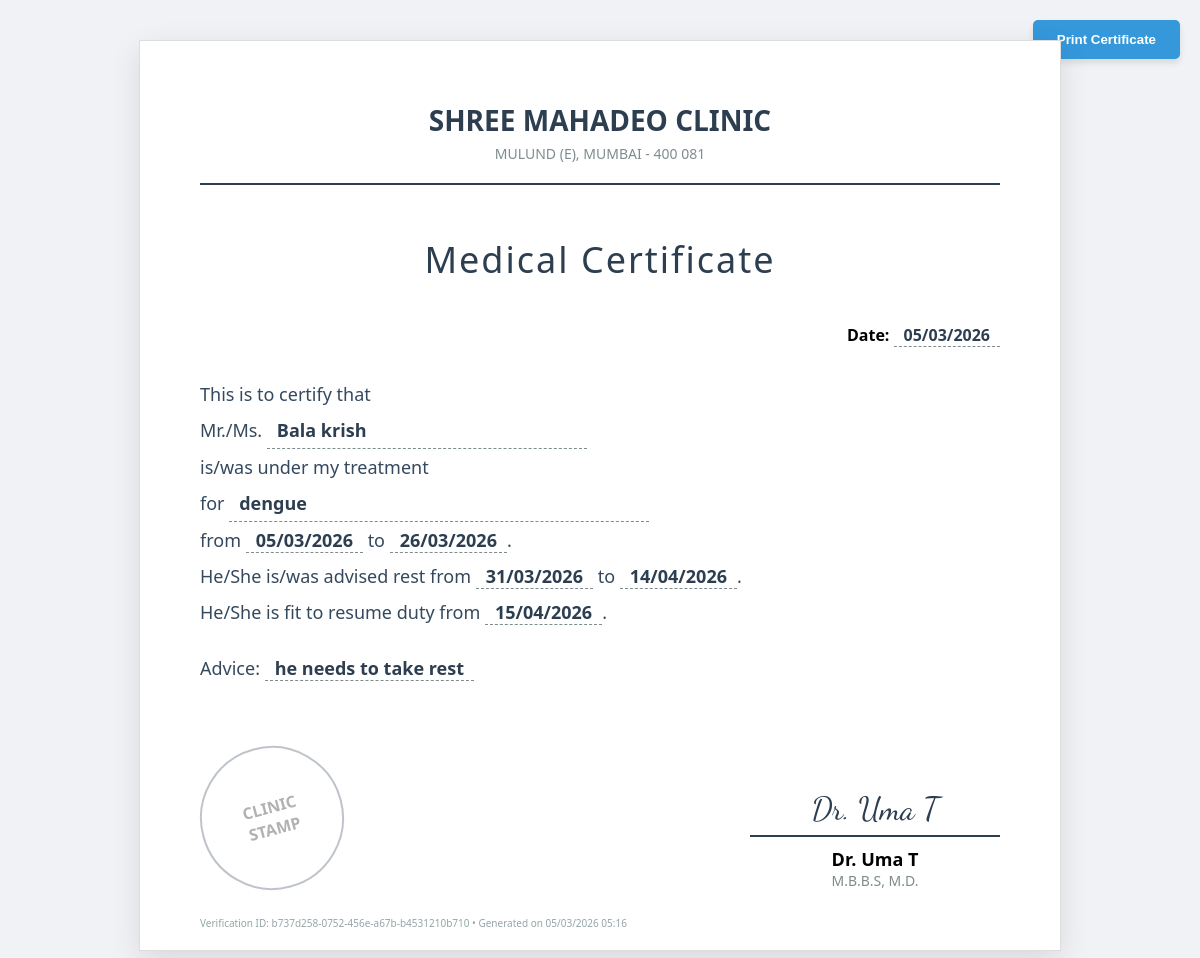
The app's page /certificates/view/b737d258-0752-456e-a67b-b4531210b710/ (signed in) with its own data.
### core/models.py (models this page shows, shortened)
class User(AbstractUser):
    ROLE_CHOICES = (
        ('admin', 'Admin'),
        ('doctor', 'Doctor'),
        ('researcher', 'Researcher'),
        ('patient', 'Patient'),
    )
    STATUS_CHOICES = (
        ('pending', 'Pending Approval'),
        ('approved', 'Approved'),
        ('rejected', 'Rejected'),
    )
    RISK_LEVEL_CHOICES = (
        ('low', 'Low'),
        ('medium', 'Medium'),
        ('high', 'High'),
        ('critical', 'Critical'),
    )
    role = models.CharField(max_length=20, choices=ROLE_CHOICES, default='patient')
    status = models.CharField(max_length=20, choices=STATUS_CHOICES, default='pending')
    email = models.EmailField(unique=True)
    full_name = models.CharField(max_length=255, blank=True)
    phone_regex = RegexValidator(regex=r'^\+?1?\d{9,15}$',
                                message="Phone number must be entered in the format: '+999999999'. Up to 15 digits allowed.")
    phone = models.CharField(validators=[phone_regex], max_length=17, blank=True)
    address = models.TextField(blank=True)
    date_of_birth = models.DateField(null=True, blank=True)
    profile_picture = models.ImageField(upload_to='profile_pics/', null=True, blank=True)
    specialization = models.CharField(max_length=100, blank=True)  # Doctor
    license_number = models.CharField(max_length=50, blank=True)  # Doctor
    institution = models.CharField(max_length=200, blank=True)  # Researcher
    research_area = models.TextField(blank=True)  # Researcher
    qualifications = models.CharField(max_length=255, blank=True)  # e.g., M.B.B.S, M.D.
    clinic_name = models.CharField(max_length=255, blank=True)
    clinic_address = models.TextField(blank=True)
    signature = models.ImageField(upload_to='signatures/', null=True, blank=True)
    biography = models.TextField(blank=True)
    risk_level = models.CharField(max_length=20, choices=RISK_LEVEL_CHOICES, blank=True)
    ml_confidence_score = models.FloatField(default=0.0)
    last_analysis = models.DateTimeField(null=True, blank=True)
    created_at = models.DateTimeField(auto_now_add=True)
    updated_at = models.DateTimeField(auto_now=True)
    is_verified = models.BooleanField(default=False)
    verification_token = models.UUIDField(default=uuid.uuid4, editable=False)
    class Meta:
        ordering = ['-date_joined']
    def get_full_name(self):
        if self.full_name:
            return self.full_name
        return super().get_full_name()

class MedicalCertificate(models.Model):
    certificate_id = models.UUIDField(default=uuid.uuid4, editable=False, unique=True)
    patient = models.ForeignKey(User, on_delete=models.CASCADE, related_name='received_certificates')
    doctor = models.ForeignKey(User, on_delete=models.CASCADE, related_name='issued_certificates')
    diagnosis = models.TextField()
    treatment_from = models.DateField()
    treatment_to = models.DateField(null=True, blank=True)
    rest_advised_from = models.DateField(null=True, blank=True)
    rest_advised_to = models.DateField(null=True, blank=True)
    fit_to_resume_date = models.DateField(null=True, blank=True)
    additional_advice = models.TextField(blank=True)
    issued_date = models.DateField(default=timezone.now)
    created_at = models.DateTimeField(auto_now_add=True)
    updated_at = models.DateTimeField(auto_now=True)
    class Meta:
        ordering = ['-issued_date', '-created_at']
        verbose_name = "Medical Certificate"
        verbose_name_plural = "Medical Certificates"

### core/views/emr_certificate_views.py (the view)
# urls.py: path('certificates/view/<uuid:certificate_id>/', emr_certificate_views.view_certificate, name='view_certificate'),
@login_required
def view_certificate(request, certificate_id):
    certificate = get_object_or_404(MedicalCertificate, certificate_id=certificate_id)
    if not (request.user == certificate.doctor or request.user == certificate.patient or request.user.is_admin()):
        messages.error(request, "You don't have permission to view this certificate.")
        return redirect('dashboard_redirect')
    context = {
        'certificate': certificate,
        'doctor': certificate.doctor,
        'patient': certificate.patient,
        'page_title': 'Medical Certificate'
    }
    return render(request, 'core/medical_certificate_print.html', context)

### templates/core/medical_certificate_print.html (shortened to what this page needs)
<!DOCTYPE html>
<html lang="en">
<head>
</head>
<body>
    <button class="print-btn" onclick="window.print()">Print Certificate</button>
    <div class="certificate-container">
        <div class="header">
            <div class="clinic-name">{{ doctor.clinic_name|default:"SHREE MAHADEO CLINIC" }}</div>
            <div class="clinic-info">{{ doctor.clinic_address|default:"MULUND (E), MUMBAI - 400 081" }}</div>
        </div>
        <div class="title">Medical Certificate</div>
        <div class="date-row">
            Date: <span class="field-value">{{ certificate.issued_date|date:"d/m/Y" }}</span>
        </div>
        <div class="content">
            This is to certify that <br>
            <span class="field-label">Mr./Ms.</span> <span class="field-value"
                style="min-width: 300px; display: inline-block;">{{ patient.full_name|default:patient.get_full_name|default:patient.username }}</span> <br>
            is/was under my treatment <br>
            <span class="field-label">for</span> <span class="field-value"
                style="min-width: 400px; display: inline-block;">{{ certificate.diagnosis }}</span> <br>
            <span class="field-label">from</span> <span class="field-value">{{ certificate.treatment_from|date:"d/m/Y" }}</span>
            <span class="field-label">to</span> <span class="field-value">{{ certificate.treatment_to|date:"d/m/Y"|default:"-" }}</span>. <br>
            {% if certificate.rest_advised_from %}
            He/She is/was advised rest from <span class="field-value">{{ certificate.rest_advised_from|date:"d/m/Y" }}</span>
            to <span class="field-value">{{ certificate.rest_advised_to|date:"d/m/Y"|default:"-" }}</span>. <br>
            {% endif %}
            {% if certificate.fit_to_resume_date %}
            He/She is fit to resume duty from <span class="field-value">{{ certificate.fit_to_resume_date|date:"d/m/Y" }}</span>. <br>
            {% endif %}
            {% if certificate.additional_advice %}
            <div style="margin-top: 20px;">
                <span class="field-label">Advice:</span> <span class="field-value">{{ certificate.additional_advice }}</span>
            </div>
            {% endif %}
        </div>
        <div class="footer">
            <div class="stamp-box"
                style="border: 2px solid #2c3e50; padding: 10px; width: 120px; height: 120px; border-radius: 50%; display: flex; align-items: center; justify-content: center; opacity: 0.3; transform: rotate(-15deg);">
                <span style="font-weight: bold; text-align: center;">CLINIC<br>STAMP</span>
            </div>
            <div class="signature-box">
                {% if doctor.signature %}
                <img src="{{ doctor.signature.url }}" alt="Signature" class="signature-img">
                {% else %}
                <p class="digital-signature">Dr. {{ doctor.get_full_name|default:doctor.username }}</p>
                {% endif %}
                <div class="signature-line"></div>
                <div class="doctor-name">Dr. {{ doctor.get_full_name|default:doctor.username }}</div>
                <div class="doctor-meta">{{ doctor.qualifications|default:"M.B.B.S, M.D." }}</div>
            </div>
        </div>
        <div class="verification-info">
            Verification ID: {{ certificate.certificate_id }} • Generated on {{ certificate.created_at|date:"d/m/Y H:i" }}
        </div>
    </div>
</body>
</html>

### templates/core/medical_certificate_print.html (style rules this page uses)
body { font-family: 'Segoe UI', Tahoma, Geneva, Verdana, sans-serif; background-color: #f0f2f5; margin: 0; padding: 40px; display: flex; justify-content: center; }
.certificate-container { background-color: white; width: 800px; padding: 60px; box-shadow: 0 10px 30px rgba(0, 0, 0, 0.1); position: relative; border: 1px solid #ddd; }
.header { text-align: center; margin-bottom: 50px; border-bottom: 2px solid #2c3e50; padding-bottom: 20px; }
.clinic-name { font-size: 28px; font-weight: bold; color: #2c3e50; text-transform: uppercase; margin-bottom: 5px; }
.clinic-info { font-size: 14px; color: #7f8c8d; }
.title { font-size: 36px; font-weight: 300; text-align: center; margin-bottom: 40px; color: #2c3e50; letter-spacing: 2px; }
.date-row { text-align: right; margin-bottom: 30px; font-weight: bold; }
.content { font-size: 18px; line-height: 2; color: #34495e; margin-bottom: 50px; }
.field-label { font-weight: 300; }
.field-value { font-weight: 600; border-bottom: 1px dashed #7f8c8d; padding: 0 10px; color: #2c3e50; }
.footer { margin-top: 60px; display: flex; justify-content: space-between; align-items: flex-end; }
.signature-box { text-align: center; width: 250px; }
.digital-signature { font-family: 'Dancing Script', cursive; font-size: 32px; color: #2c3e50; margin-bottom: 0; line-height: 1; }
.signature-line { border-top: 2px solid #2c3e50; margin-top: 10px; padding-top: 10px; }
.doctor-name { font-weight: bold; font-size: 18px; }
.doctor-meta { font-size: 14px; color: #7f8c8d; }
.verification-info { position: absolute; bottom: 20px; left: 60px; font-size: 10px; color: #95a5a6; }
.print-btn { position: fixed; top: 20px; right: 20px; padding: 12px 24px; background-color: #3498db; color: white; border: none; border-radius: 5px; cursor: pointer; font-weight: bold; box-shadow: 0 4px 6px rgba(0, 0, 0, 0.1); }

### records on screen
User: clinic_name "SHREE MAHADEO CLINIC", clinic_address "MULUND (E), MUMBAI - 400 081", get_full_name "Uma T", qualifications "M.B.B.S, M.D."
MedicalCertificate: issued_date "05/03/2026", diagnosis "dengue", treatment_from "05/03/2026", treatment_to "26/03/2026", rest_advised_from "31/03/2026", rest_advised_to "14/04/2026", fit_to_resume_date "15/04/2026", additional_advice "he needs to take rest", certificate_id "b737d258-0752-456e-a67b-b4531210b710", created_at "05/03/2026 05:16"
User: full_name "Bala krish"
